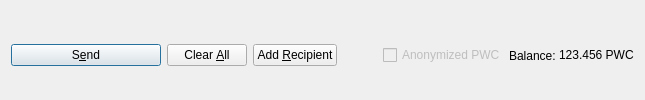
         <widget class="QFrame" name="frame_Send">
          <layout class="QHBoxLayout" name="horizontalLayout">
           <property name="bottomMargin">
            <number>0</number>
           </property>
           <item>
            <widget class="QPushButton" name="sendButton">
             <property name="minimumSize">
              <size>
               <width>150</width>
               <height>0</height>
              </size>
             </property>
             <property name="toolTip">
              <string>Confirm the send action</string>
             </property>
             <property name="text">
              <string>S&amp;end</string>
             </property>
             <property name="icon">
              <iconset resource="../pawcoin.qrc">
               <normaloff>:/icons/send</normaloff>:/icons/send</iconset>
             </property>
             <property name="autoDefault">
              <bool>false</bool>
             </property>
             <property name="default">
              <bool>true</bool>
             </property>
            </widget>
           </item>
           <item>
            <widget class="QPushButton" name="clearButton">
             <property name="sizePolicy">
              <sizepolicy hsizetype="Minimum" vsizetype="Fixed">
               <horstretch>0</horstretch>
               <verstretch>0</verstretch>
              </sizepolicy>
             </property>
             <property name="toolTip">
              <string>Clear all fields of the form.</string>
             </property>
             <property name="text">
              <string>Clear &amp;All</string>
             </property>
             <property name="icon">
              <iconset resource="../pawcoin.qrc">
               <normaloff>:/icons/remove</normaloff>:/icons/remove</iconset>
             </property>
             <property name="autoDefault">
              <bool>false</bool>
             </property>
            </widget>
           </item>
           <item>
            <widget class="QPushButton" name="addButton">
             <property name="toolTip">
              <string>Send to multiple recipients at once</string>
             </property>
             <property name="text">
              <string>Add &amp;Recipient</string>
             </property>
             <property name="icon">
              <iconset resource="../pawcoin.qrc">
               <normaloff>:/icons/add</normaloff>:/icons/add</iconset>
             </property>
             <property name="autoDefault">
              <bool>false</bool>
             </property>
            </widget>
           </item>
           <item>
            <spacer name="horizontalSpacer">
             <property name="orientation">
              <enum>Qt::Horizontal</enum>
             </property>
             <property name="sizeHint" stdset="0">
              <size>
               <width>40</width>
               <height>20</height>
              </size>
             </property>
            </spacer>
           </item>
           <item>
            <layout class="QHBoxLayout" name="horizontalLayout_2">
             <property name="spacing">
              <number>3</number>
             </property>
             <item>
              <widget class="QCheckBox" name="checkzPWC">
               <property name="enabled">
                <bool>false</bool>
               </property>
               <property name="text">
                <string>Anonymized PWC</string>
               </property>
              </widget>
             </item>
             <item>
              <widget class="QLabel" name="label">
               <property name="text">
                <string>Balance:</string>
               </property>
              </widget>
             </item>
             <item>
              <widget class="QLabel" name="labelBalance">
               <property name="sizePolicy">
                <sizepolicy hsizetype="Preferred" vsizetype="Fixed">
                 <horstretch>0</horstretch>
                 <verstretch>0</verstretch>
                </sizepolicy>
               </property>
               <property name="cursor">
                <cursorShape>IBeamCursor</cursorShape>
               </property>
               <property name="text">
                <string notr="true">123.456 PWC</string>
               </property>
               <property name="textInteractionFlags">
                <set>Qt::LinksAccessibleByMouse|Qt::TextSelectableByKeyboard|Qt::TextSelectableByMouse</set>
               </property>
              </widget>
             </item>
            </layout>
           </item>
          </layout>
         </widget>
